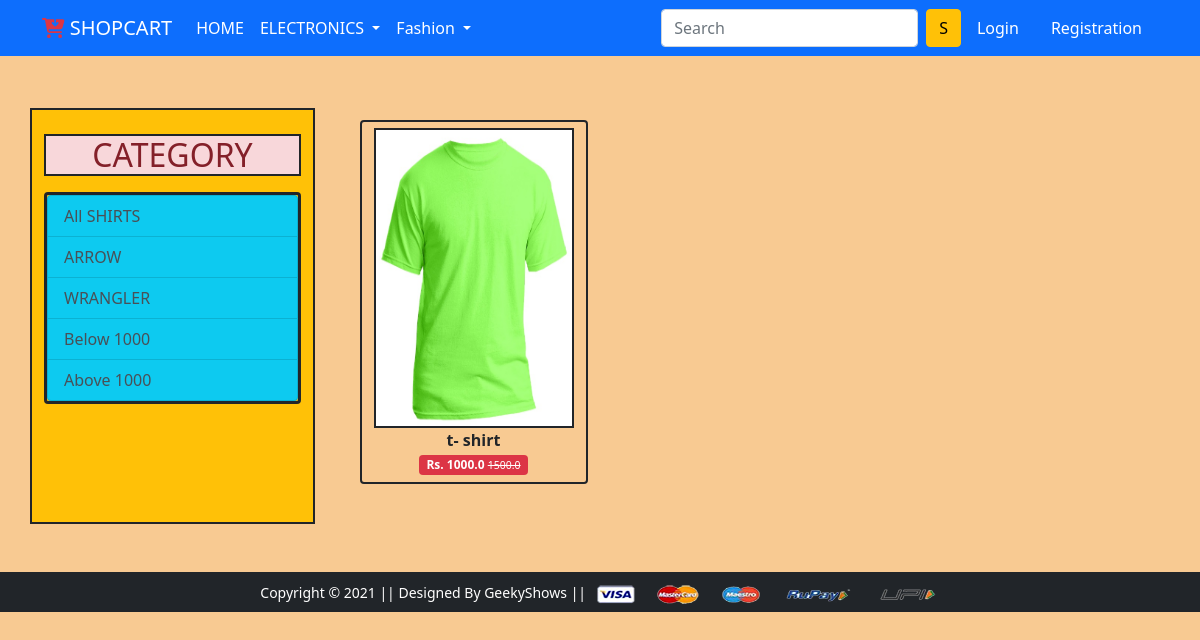
/shirt/, run on the app's committed database.
### app/models.py (models this page shows, shortened)
class Product(models.Model):
 title = models.CharField(max_length=100)
 selling_price = models.FloatField()
 discounted_price = models.FloatField()
 description = models.TextField()
 brand = models.CharField(max_length=100)
 category = models.CharField( choices=CATEGORY_CHOICES, max_length=2)
 product_image = models.ImageField(upload_to='productimg')

### app/views.py (the view)
# urls.py: path('shirt/', views.shirt, name='shirt'),
def shirt(request, data=None):
	totalitem = 0
	if request.user.is_authenticated:
		totalitem = len(Cart.objects.filter(user=request.user))
	if data==None :
			shirt = Product.objects.filter(category='TW')
	elif data == 'arrow' or data == 'wrangler':
			shirt = Product.objects.filter(category='TW').filter(brand=data)
	elif data == 'below':
			shirt = Product.objects.filter(category='TW').filter(discounted_price__lt=1000)
	elif data == 'above':
			shirt = Product.objects.filter(category='TW').filter(discounted_price__gt=1000)
	return render(request, 'app/shirt.html', {'shirt': shirt, 'totalitem':totalitem})

### app/templates/app/shirt.html (shortened to what this page needs)
{% extends 'app/base.html' %}
{% load static %}
{% block main-content %}
<div class="container my-5">
    <div class="row">
        <div class=" bg-warning border mt-1 border-2  border-dark  col-sm-3">
            <h2 class="  text-center alert-danger border border-dark border-2 mt-4 "> CATEGORY </h2>
            <div class="  mt-3 border-3 border border-dark  list-group">
                <a href="{% url 'shirt' %}" class="list-group-item bg-info list-group-item-action"
                    aria-current="true">All
                    SHIRTS</a>
                <a href="{% url 'shirtdata' 'arrow'  %}" class="list-group-item bg-info list-group-item-action"
                    aria-current="true">ARROW</a>
                <a href="{% url 'shirtdata' 'wrangler'  %}"
                    class="list-group-item bg-info list-group-item-action">WRANGLER</a>
                <a href="{% url 'shirtdata' 'below'  %}" class="list-group-item bg-info list-group-item-action">Below
                    1000</a>
                <a href="{% url 'shirtdata' 'above'  %}" class="list-group-item bg-info list-group-item-action">Above
                    1000</a>
            </div>
        </div>
        <div class=" offset-1  m-3 col-sm-6">
            <div class="row">
                {% for product in shirt %}
                <div class="col-sm-6  text-center mb-4">
                    <a href="{% url 'product-detail' product.id %}" class=" border border-2 border-dark btn">
                        <div class="item">
                            <img width="200px " class='border border-2 border-dark ' src="{{product.product_image.url}}"
                                alt="" height="300px">
                            <div class="fw-bold">{{product.title}}</div>
                            <div class="fw-bold badge bg-danger ">Rs. {{product.discounted_price}} <small
                                    class="fw-light text-decoration-line-through">{{product.selling_price}}</small>
                            </div>
                        </div>
                    </a>
                </div>
                {% endfor %}
            </div>
        </div>
    </div>
</div>
{% endblock main-content %}

### data on the page
Product: product_image (picture), title "t- shirt", discounted_price "1000.0", selling_price "1500.0"
